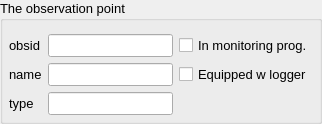
    <widget class="QGroupBox" name="group_box">
     <property name="font">
      <font>
       <family>Arial</family>
       <pointsize>10</pointsize>
       <kerning>false</kerning>
      </font>
     </property>
     <property name="title">
      <string>The observation point</string>
     </property>
     <layout class="QGridLayout" name="grid_layout_2">
      <property name="leftMargin">
       <number>6</number>
      </property>
      <property name="topMargin">
       <number>13</number>
      </property>
      <property name="rightMargin">
       <number>6</number>
      </property>
      <property name="bottomMargin">
       <number>6</number>
      </property>
      <property name="spacing">
       <number>6</number>
      </property>
      <item row="0" column="0">
       <widget class="QLabel" name="label">
        <property name="enabled">
         <bool>true</bool>
        </property>
        <property name="sizePolicy">
         <sizepolicy hsizetype="Minimum" vsizetype="Fixed">
          <horstretch>0</horstretch>
          <verstretch>0</verstretch>
         </sizepolicy>
        </property>
        <property name="minimumSize">
         <size>
          <width>0</width>
          <height>0</height>
         </size>
        </property>
        <property name="maximumSize">
         <size>
          <width>16777215</width>
          <height>16777215</height>
         </size>
        </property>
        <property name="font">
         <font>
          <family>Arial</family>
          <pointsize>10</pointsize>
         </font>
        </property>
        <property name="layoutDirection">
         <enum>Qt::RightToLeft</enum>
        </property>
        <property name="text">
         <string>obsid</string>
        </property>
        <property name="alignment">
         <set>Qt::AlignLeading|Qt::AlignLeft|Qt::AlignVCenter</set>
        </property>
       </widget>
      </item>
      <item row="0" column="1">
       <widget class="QLineEdit" name="obsid">
        <property name="sizePolicy">
         <sizepolicy hsizetype="Expanding" vsizetype="Fixed">
          <horstretch>0</horstretch>
          <verstretch>0</verstretch>
         </sizepolicy>
        </property>
        <property name="minimumSize">
         <size>
          <width>0</width>
          <height>0</height>
         </size>
        </property>
        <property name="maximumSize">
         <size>
          <width>16777215</width>
          <height>16777215</height>
         </size>
        </property>
        <property name="font">
         <font>
          <family>Arial</family>
          <pointsize>10</pointsize>
         </font>
        </property>
        <property name="toolTip">
         <string>&lt;!DOCTYPE HTML PUBLIC &quot;-//W3C//DTD HTML 4.0//EN&quot; &quot;http://www.w3.org/TR/REC-html40/strict.dtd&quot;&gt;
&lt;html&gt;&lt;head&gt;&lt;meta name=&quot;qrichtext&quot; content=&quot;1&quot; /&gt;&lt;style type=&quot;text/css&quot;&gt;
p, li { white-space: pre-wrap; }
&lt;/style&gt;&lt;/head&gt;&lt;body style=&quot; font-family:'MS Shell Dlg 2'; font-size:8.25pt; font-weight:400; font-style:normal;&quot;&gt;
&lt;p style=&quot; margin-top:0px; margin-bottom:0px; margin-left:0px; margin-right:0px; -qt-block-indent:0; text-indent:0px;&quot;&gt;&lt;span style=&quot; font-size:8pt;&quot;&gt;primary key for the table obs_points&lt;/span&gt;&lt;/p&gt;
&lt;p style=&quot; margin-top:0px; margin-bottom:0px; margin-left:0px; margin-right:0px; -qt-block-indent:0; text-indent:0px;&quot;&gt;&lt;span style=&quot; font-size:8pt;&quot;&gt;must be unique value, avoid national&lt;/span&gt;&lt;/p&gt;
&lt;p style=&quot; margin-top:0px; margin-bottom:0px; margin-left:0px; margin-right:0px; -qt-block-indent:0; text-indent:0px;&quot;&gt;&lt;span style=&quot; font-size:8pt;&quot;&gt;characters, spaces and commas etc &lt;/span&gt;&lt;/p&gt;&lt;/body&gt;&lt;/html&gt;</string>
        </property>
       </widget>
      </item>
      <item row="0" column="2">
       <widget class="QCheckBox" name="wmeas_yn">
        <property name="sizePolicy">
         <sizepolicy hsizetype="Minimum" vsizetype="Fixed">
          <horstretch>0</horstretch>
          <verstretch>0</verstretch>
         </sizepolicy>
        </property>
        <property name="maximumSize">
         <size>
          <width>16777215</width>
          <height>16777215</height>
         </size>
        </property>
        <property name="font">
         <font>
          <family>Arial</family>
          <pointsize>10</pointsize>
         </font>
        </property>
        <property name="toolTip">
         <string>&lt;!DOCTYPE HTML PUBLIC &quot;-//W3C//DTD HTML 4.0//EN&quot; &quot;http://www.w3.org/TR/REC-html40/strict.dtd&quot;&gt;
&lt;html&gt;&lt;head&gt;&lt;meta name=&quot;qrichtext&quot; content=&quot;1&quot; /&gt;&lt;style type=&quot;text/css&quot;&gt;
p, li { white-space: pre-wrap; }
&lt;/style&gt;&lt;/head&gt;&lt;body style=&quot; font-family:'MS Shell Dlg 2'; font-size:8.25pt; font-weight:400; font-style:normal;&quot;&gt;
&lt;p style=&quot; margin-top:0px; margin-bottom:0px; margin-left:0px; margin-right:0px; -qt-block-indent:0; text-indent:0px;&quot;&gt;&lt;span style=&quot; font-size:8pt;&quot;&gt;x corresponds to  '1'&lt;/span&gt;&lt;/p&gt;
&lt;p style=&quot; margin-top:0px; margin-bottom:0px; margin-left:0px; margin-right:0px; -qt-block-indent:0; text-indent:0px;&quot;&gt;&lt;span style=&quot; font-size:8pt;&quot;&gt;in column &amp;quot;wmeas_yn&amp;quot;&lt;/span&gt;&lt;/p&gt;
&lt;p style=&quot;-qt-paragraph-type:empty; margin-top:0px; margin-bottom:0px; margin-left:0px; margin-right:0px; -qt-block-indent:0; text-indent:0px; font-size:8pt;&quot;&gt;&lt;/p&gt;
&lt;p style=&quot; margin-top:0px; margin-bottom:0px; margin-left:0px; margin-right:0px; -qt-block-indent:0; text-indent:0px;&quot;&gt;&lt;span style=&quot; font-size:8pt;&quot;&gt;may be used to keep a log&lt;/span&gt;&lt;/p&gt;
&lt;p style=&quot; margin-top:0px; margin-bottom:0px; margin-left:0px; margin-right:0px; -qt-block-indent:0; text-indent:0px;&quot;&gt;&lt;span style=&quot; font-size:8pt;&quot;&gt;of which obs_points that are&lt;/span&gt;&lt;/p&gt;
&lt;p style=&quot; margin-top:0px; margin-bottom:0px; margin-left:0px; margin-right:0px; -qt-block-indent:0; text-indent:0px;&quot;&gt;&lt;span style=&quot; font-size:8pt;&quot;&gt;included in the monitoring program&lt;/span&gt;&lt;/p&gt;
&lt;p style=&quot; margin-top:0px; margin-bottom:0px; margin-left:0px; margin-right:0px; -qt-block-indent:0; text-indent:0px;&quot;&gt;&lt;span style=&quot; font-size:8pt;&quot;&gt;measurements&lt;/span&gt;&lt;/p&gt;&lt;/body&gt;&lt;/html&gt;</string>
        </property>
        <property name="text">
         <string>In monitoring prog.</string>
        </property>
       </widget>
      </item>
      <item row="1" column="0">
       <widget class="QLabel" name="label_2">
        <property name="enabled">
         <bool>true</bool>
        </property>
        <property name="sizePolicy">
         <sizepolicy hsizetype="Minimum" vsizetype="Fixed">
          <horstretch>0</horstretch>
          <verstretch>0</verstretch>
         </sizepolicy>
        </property>
        <property name="minimumSize">
         <size>
          <width>0</width>
          <height>0</height>
         </size>
        </property>
        <property name="maximumSize">
         <size>
          <width>16777215</width>
          <height>16777215</height>
         </size>
        </property>
        <property name="font">
         <font>
          <family>Arial</family>
          <pointsize>10</pointsize>
         </font>
        </property>
        <property name="layoutDirection">
         <enum>Qt::RightToLeft</enum>
        </property>
        <property name="text">
         <string>name</string>
        </property>
        <property name="alignment">
         <set>Qt::AlignLeading|Qt::AlignLeft|Qt::AlignVCenter</set>
        </property>
       </widget>
      </item>
      <item row="1" column="1">
       <widget class="QLineEdit" name="name">
        <property name="sizePolicy">
         <sizepolicy hsizetype="Expanding" vsizetype="Fixed">
          <horstretch>0</horstretch>
          <verstretch>0</verstretch>
         </sizepolicy>
        </property>
        <property name="minimumSize">
         <size>
          <width>0</width>
          <height>0</height>
         </size>
        </property>
        <property name="maximumSize">
         <size>
          <width>16777215</width>
          <height>16777215</height>
         </size>
        </property>
        <property name="font">
         <font>
          <family>Arial</family>
          <pointsize>10</pointsize>
         </font>
        </property>
        <property name="toolTip">
         <string>&lt;!DOCTYPE HTML PUBLIC &quot;-//W3C//DTD HTML 4.0//EN&quot; &quot;http://www.w3.org/TR/REC-html40/strict.dtd&quot;&gt;
&lt;html&gt;&lt;head&gt;&lt;meta name=&quot;qrichtext&quot; content=&quot;1&quot; /&gt;&lt;style type=&quot;text/css&quot;&gt;
p, li { white-space: pre-wrap; }
&lt;/style&gt;&lt;/head&gt;&lt;body style=&quot; font-family:'MS Shell Dlg 2'; font-size:8.25pt; font-weight:400; font-style:normal;&quot;&gt;
&lt;p style=&quot; margin-top:0px; margin-bottom:0px; margin-left:0px; margin-right:0px; -qt-block-indent:0; text-indent:0px;&quot;&gt;&lt;span style=&quot; font-size:8pt;&quot;&gt;original name as e.g. &amp;quot;Pumping well no 234&amp;quot;&lt;/span&gt;&lt;/p&gt;&lt;/body&gt;&lt;/html&gt;</string>
        </property>
       </widget>
      </item>
      <item row="1" column="2">
       <widget class="QCheckBox" name="wlogg_yn">
        <property name="sizePolicy">
         <sizepolicy hsizetype="Minimum" vsizetype="Fixed">
          <horstretch>0</horstretch>
          <verstretch>0</verstretch>
         </sizepolicy>
        </property>
        <property name="maximumSize">
         <size>
          <width>16777215</width>
          <height>16777215</height>
         </size>
        </property>
        <property name="font">
         <font>
          <family>Arial</family>
          <pointsize>10</pointsize>
         </font>
        </property>
        <property name="toolTip">
         <string>&lt;!DOCTYPE HTML PUBLIC &quot;-//W3C//DTD HTML 4.0//EN&quot; &quot;http://www.w3.org/TR/REC-html40/strict.dtd&quot;&gt;
&lt;html&gt;&lt;head&gt;&lt;meta name=&quot;qrichtext&quot; content=&quot;1&quot; /&gt;&lt;style type=&quot;text/css&quot;&gt;
p, li { white-space: pre-wrap; }
&lt;/style&gt;&lt;/head&gt;&lt;body style=&quot; font-family:'MS Shell Dlg 2'; font-size:8.25pt; font-weight:400; font-style:normal;&quot;&gt;
&lt;p style=&quot; margin-top:0px; margin-bottom:0px; margin-left:0px; margin-right:0px; -qt-block-indent:0; text-indent:0px;&quot;&gt;&lt;span style=&quot; font-size:8pt;&quot;&gt;x corresponds to  '1'&lt;/span&gt;&lt;/p&gt;
&lt;p style=&quot; margin-top:0px; margin-bottom:0px; margin-left:0px; margin-right:0px; -qt-block-indent:0; text-indent:0px;&quot;&gt;&lt;span style=&quot; font-size:8pt;&quot;&gt;in column &amp;quot;wlogg_yn&amp;quot;&lt;/span&gt;&lt;/p&gt;
&lt;p style=&quot;-qt-paragraph-type:empty; margin-top:0px; margin-bottom:0px; margin-left:0px; margin-right:0px; -qt-block-indent:0; text-indent:0px; font-size:8pt;&quot;&gt;&lt;/p&gt;
&lt;p style=&quot; margin-top:0px; margin-bottom:0px; margin-left:0px; margin-right:0px; -qt-block-indent:0; text-indent:0px;&quot;&gt;&lt;span style=&quot; font-size:8pt;&quot;&gt;may be used to keep a log&lt;/span&gt;&lt;/p&gt;
&lt;p style=&quot; margin-top:0px; margin-bottom:0px; margin-left:0px; margin-right:0px; -qt-block-indent:0; text-indent:0px;&quot;&gt;&lt;span style=&quot; font-size:8pt;&quot;&gt;of which obs_points that are&lt;/span&gt;&lt;/p&gt;
&lt;p style=&quot; margin-top:0px; margin-bottom:0px; margin-left:0px; margin-right:0px; -qt-block-indent:0; text-indent:0px;&quot;&gt;&lt;span style=&quot; font-size:8pt;&quot;&gt;equipped with a data logger&lt;/span&gt;&lt;/p&gt;&lt;/body&gt;&lt;/html&gt;</string>
        </property>
        <property name="text">
         <string>Equipped w logger</string>
        </property>
       </widget>
      </item>
      <item row="2" column="0">
       <widget class="QLabel" name="label_4">
        <property name="enabled">
         <bool>true</bool>
        </property>
        <property name="sizePolicy">
         <sizepolicy hsizetype="Minimum" vsizetype="Fixed">
          <horstretch>0</horstretch>
          <verstretch>0</verstretch>
         </sizepolicy>
        </property>
        <property name="minimumSize">
         <size>
          <width>0</width>
          <height>0</height>
         </size>
        </property>
        <property name="maximumSize">
         <size>
          <width>16777215</width>
          <height>16777215</height>
         </size>
        </property>
        <property name="font">
         <font>
          <family>Arial</family>
          <pointsize>10</pointsize>
         </font>
        </property>
        <property name="layoutDirection">
         <enum>Qt::RightToLeft</enum>
        </property>
        <property name="text">
         <string>type</string>
        </property>
        <property name="alignment">
         <set>Qt::AlignLeading|Qt::AlignLeft|Qt::AlignVCenter</set>
        </property>
        <property name="wordWrap">
         <bool>true</bool>
        </property>
       </widget>
      </item>
      <item row="2" column="1">
       <widget class="QLineEdit" name="type">
        <property name="sizePolicy">
         <sizepolicy hsizetype="Expanding" vsizetype="Fixed">
          <horstretch>0</horstretch>
          <verstretch>0</verstretch>
         </sizepolicy>
        </property>
        <property name="minimumSize">
         <size>
          <width>0</width>
          <height>0</height>
         </size>
        </property>
        <property name="maximumSize">
         <size>
          <width>16777215</width>
          <height>16777215</height>
         </size>
        </property>
        <property name="font">
         <font>
          <family>Arial</family>
          <pointsize>10</pointsize>
         </font>
        </property>
        <property name="toolTip">
         <string>&lt;!DOCTYPE HTML PUBLIC &quot;-//W3C//DTD HTML 4.0//EN&quot; &quot;http://www.w3.org/TR/REC-html40/strict.dtd&quot;&gt;
&lt;html&gt;&lt;head&gt;&lt;meta name=&quot;qrichtext&quot; content=&quot;1&quot; /&gt;&lt;style type=&quot;text/css&quot;&gt;
p, li { white-space: pre-wrap; }
&lt;/style&gt;&lt;/head&gt;&lt;body style=&quot; font-family:'MS Shell Dlg 2'; font-size:8.25pt; font-weight:400; font-style:normal;&quot;&gt;
&lt;p style=&quot; margin-top:0px; margin-bottom:0px; margin-left:0px; margin-right:0px; -qt-block-indent:0; text-indent:0px;&quot;&gt;&lt;span style=&quot; font-size:8pt;&quot;&gt;direct push drilling,&lt;/span&gt;&lt;/p&gt;
&lt;p style=&quot; margin-top:0px; margin-bottom:0px; margin-left:0px; margin-right:0px; -qt-block-indent:0; text-indent:0px;&quot;&gt;&lt;span style=&quot; font-size:8pt;&quot;&gt;probing, dug well,&lt;/span&gt;&lt;/p&gt;
&lt;p style=&quot; margin-top:0px; margin-bottom:0px; margin-left:0px; margin-right:0px; -qt-block-indent:0; text-indent:0px;&quot;&gt;&lt;span style=&quot; font-size:8pt;&quot;&gt;water surface etc&lt;/span&gt;&lt;/p&gt;&lt;/body&gt;&lt;/html&gt;</string>
        </property>
        <property name="layoutDirection">
         <enum>Qt::LeftToRight</enum>
        </property>
       </widget>
      </item>
     </layout>
    </widget>
